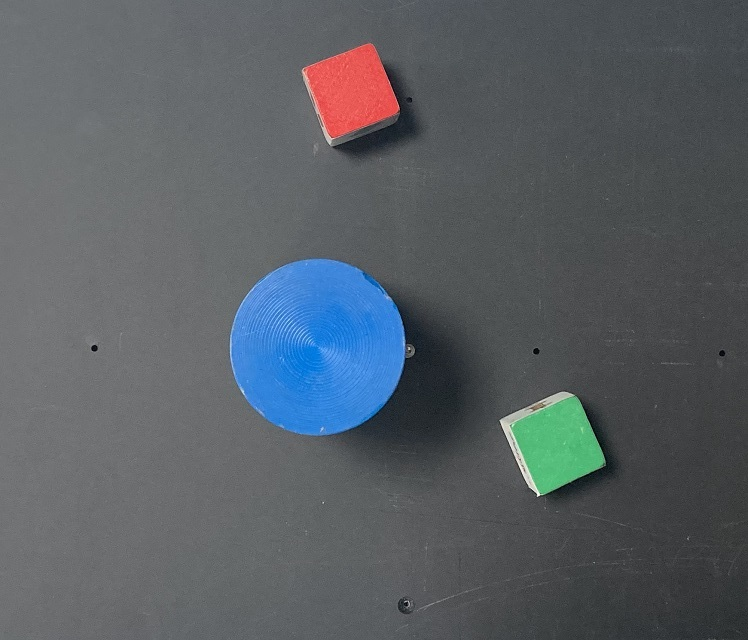
#> input picture Colour Detection/Testimage.jpg, 748 x 640 px
$ python Detect_blue.py
#> lines starting #> are read from the running program, lines starting #| are printed output that depends on the picture; after the words box and inside, x2 and y2 are one past the last pixel; in counts of white or black regions, pixels touching at a corner belong together
import cv2
import numpy as np

# Bild laden
image = cv2.imread('Testimage.jpg')
#> image is the input picture: shape (640, 748, 3); mean B, G, R 99.8, 94.2, 88.1

# Bild von BGR zu HSV konvertieren
hsv = cv2.cvtColor(image, cv2.COLOR_BGR2HSV)
#> hsv: shape (640, 748, 3); mean H, S, V 102.2, 27.8, 102.4

# Grenzen für die blaue Farbe definieren
lower_blue = np.array([100, 43, 127])
upper_blue = np.array([124, 255, 255])

# Maske erstellen, die nur die blauen Bereiche enthält
mask = cv2.inRange(hsv, lower_blue, upper_blue)
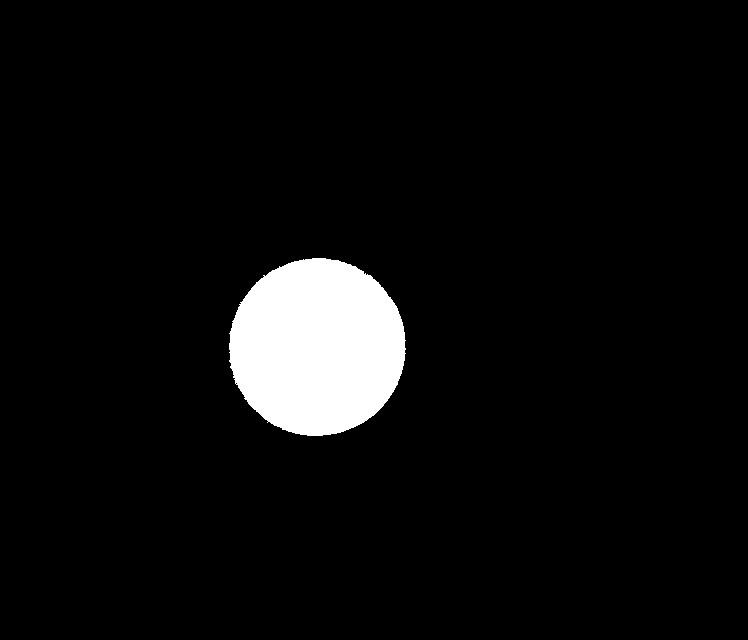
#> mask: shape (640, 748); 5.1% white; 1 white region, box (x1, y1, x2, y2) and area: (229, 258, 406, 436) 24638

# Anwenden der Maske auf das Originalbild
result = cv2.bitwise_and(image, image, mask=mask)
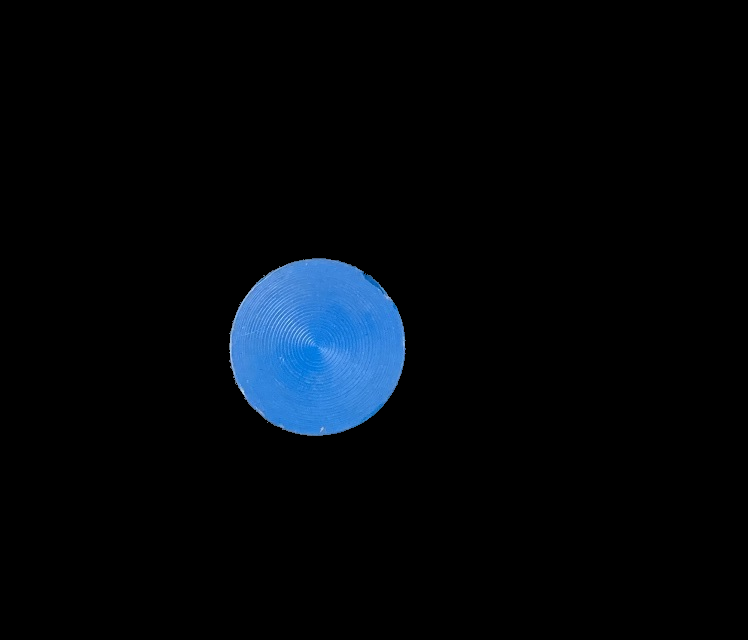
#> result: shape (640, 748, 3); mean B, G, R 11.2, 6.9, 2.9

# Finden des Moments der Maske, um den Mittelpunkt zu berechnen
moments = cv2.moments(mask)
#> moments = moments, m00 6282690, centre m10/m00, m01/m00 = (316.8, 346.6)
if moments['m00'] != 0:
    cX = int(moments['m10'] / moments['m00'])
#> cX = 316
    cY = int(moments['m01'] / moments['m00'])
#> cY = 346
    # Zeichnen des Mittelpunkts auf das Ergebnisbild
    cv2.circle(result, (cX, cY), 5, (0, 255, 0), -1)
#> result: shape (640, 748, 3); 0.02% of pixels changed, all inside (x1, y1, x2, y2) = (311, 341, 322, 352)
    print(f"Mittelpunkt des blauen Gegenstands: ({cX}, {cY})")
#| Mittelpunkt des blauen Gegenstands: (316, 346)

    # Berechnung des umgebenden Rechtecks für die Maske
    x, y, w, h = cv2.boundingRect(mask)
#> x = 229; y = 258; w = 177; h = 178
    # Zeichnen des Rechtecks auf das Ergebnisbild
    cv2.rectangle(result, (x, y), (x + w, y + h), (0, 0, 255), 2)
    # Beschriften des Rechtecks mit Farbe und Form des Objekts
    label = "Blaues Objekt (Rund)"
    cv2.putText(result, label, (x, y - 10), cv2.FONT_HERSHEY_SIMPLEX, 0.5, (0, 255, 0), 2)
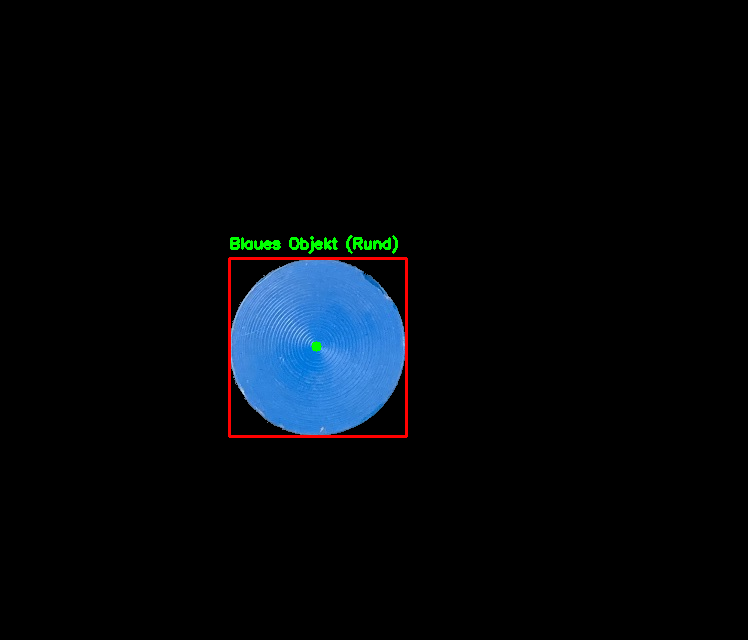
#> result: shape (640, 748, 3); mean B, G, R 11.1, 7.5, 4
else:
    print("Kein blauer Gegenstand gefunden.")

# Ergebnis anzeigen
cv2.imshow('Original', image)
cv2.imshow('Blauer Gegenstand', result)

# Warten, bis eine Taste gedrückt wird, und Fenster schließen
cv2.waitKey(0)
cv2.destroyAllWindows()

# Optional: Das Ergebnis speichern
#cv2.imwrite('filtered_blue_object.jpg', result)
